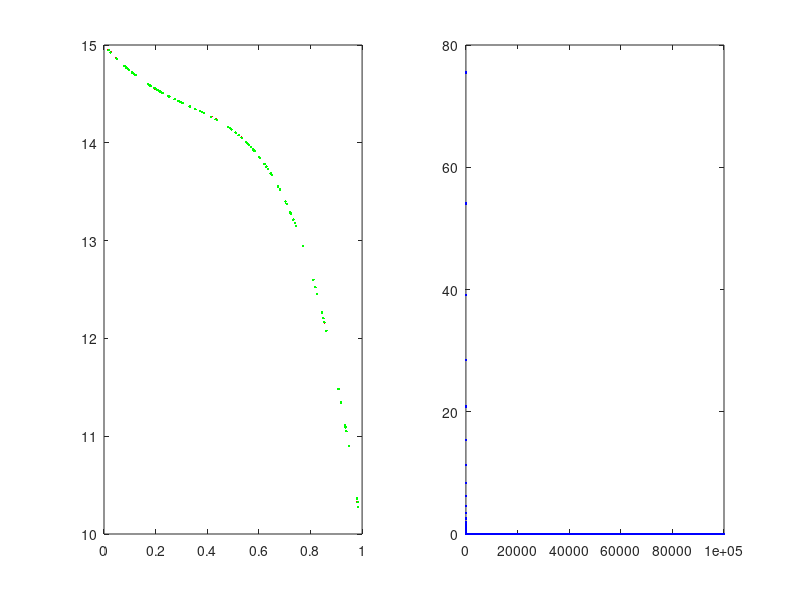

MATLAB code to generate this figure:
clear all;
close all;
clc;
%% Borrar esta seccion
x = rand(100,1); %Se generan 100 numoer aleatorios.
y = 15-3*x+4*x.^2-6*x.^4; %Funcion conocida
grado = 4;

%% Minimos cuadrados
m = size(x,1); 
% x* es el modelo con el que se va a construir la regresion
xa = ones(m,1);

for i = 1 : grado
    xa = [xa x.^i];
    wmc = inv(xa'*xa)*xa'*y;
    yg_mc = xa * wmc;
    E = y - yg_mc;
    J(i,1) = (E'*E)/(2*m);
end


%% Gradiente descendente
m = size(x,1); 

xa = ones(m,1);

for i = 1 : grado
    xa = [xa x.^i];
end

eta = 1.2; %Velociadad de convergencia
wgd = rand(size(xa,2),1);
for k =1:100000
    yg_gd = xa*wgd; %Salida estimada con grad desc.
    E = y-yg_gd;
    J(k,1) =E'*E/(2*m);
    djdw = -E'*xa/m;
    wgd = wgd - eta*djdw';
end
yg_gd = xa*wgd;

subplot(1,2,1);
plot(x,y,'b.',x,yg_mc,'r.',x,yg_gd,'g.')
subplot(1,2,2);
plot(J,'b.') % J de gradiente descendente

[wmc wgd]